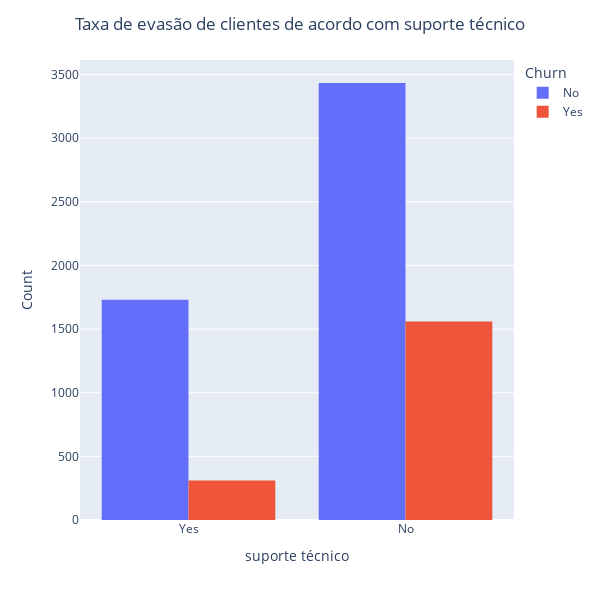

Source (notebook cell):
### Code cell
fig = px.histogram(df, x='SUP_TÉCNICO', 
                   color = 'target',
                   barmode = 'group', 
                   #barnorm = 'percent'
                   )

bota_titulo('Taxa de evasão de clientes de acordo com suporte técnico')

fig.update_layout(legend_title = 'Churn')

fig.update_xaxes(title_text='suporte técnico',
                 type = 'category')
fig.update_yaxes(title_text='Count')

## altera o label da contagem
fig.for_each_trace(lambda t: t.update(hovertemplate=t.hovertemplate.replace("SUP_TÉCNICO", "suporte técnico")))
fig.for_each_trace(lambda t: t.update(hovertemplate=t.hovertemplate.replace("target", "Churn")))
fig.for_each_trace(lambda t: t.update(hovertemplate=t.hovertemplate.replace("count", "Total")))

fig.show()

### Figure 1 — Plotly figure (JSON) as saved in the notebook; plotly's stock layout.template omitted (floating-point values rounded to 4 significant figures; data arrays with more than 128 entries replaced by an {"elided": "..."} marker saying what was removed)
{"data": [{"alignmentgroup": "True", "bingroup": "x", "hovertemplate": "Churn=No<br>suporte técnico=%{x}<br>Total=%{y}<extra></extra>", "legendgroup": "No", "marker": {"color": "#636efa", "pattern": {"shape": ""}}, "name": "No", "offsetgroup": "No", "orientation": "v", "showlegend": true, "type": "histogram", "x": {"elided": "5163 str values"}, "xaxis": "x", "yaxis": "y"}, {"alignmentgroup": "True", "bingroup": "x", "hovertemplate": "Churn=Yes<br>suporte técnico=%{x}<br>Total=%{y}<extra></extra>", "legendgroup": "Yes", "marker": {"color": "#EF553B", "pattern": {"shape": ""}}, "name": "Yes", "offsetgroup": "Yes", "orientation": "v", "showlegend": true, "type": "histogram", "x": {"elided": "1869 str values"}, "xaxis": "x", "yaxis": "y"}], "layout": {"autosize": false, "barmode": "group", "height": 600, "legend": {"title": {"text": "Churn"}, "tracegroupgap": 0}, "margin": {"t": 60}, "title": {"text": "Taxa de evasão de clientes de acordo com suporte técnico", "x": 0.5, "xanchor": "center"}, "width": 600, "xaxis": {"anchor": "y", "domain": [0, 1], "title": {"text": "suporte técnico"}, "type": "category"}, "yaxis": {"anchor": "x", "domain": [0, 1], "title": {"text": "Count"}}}}
